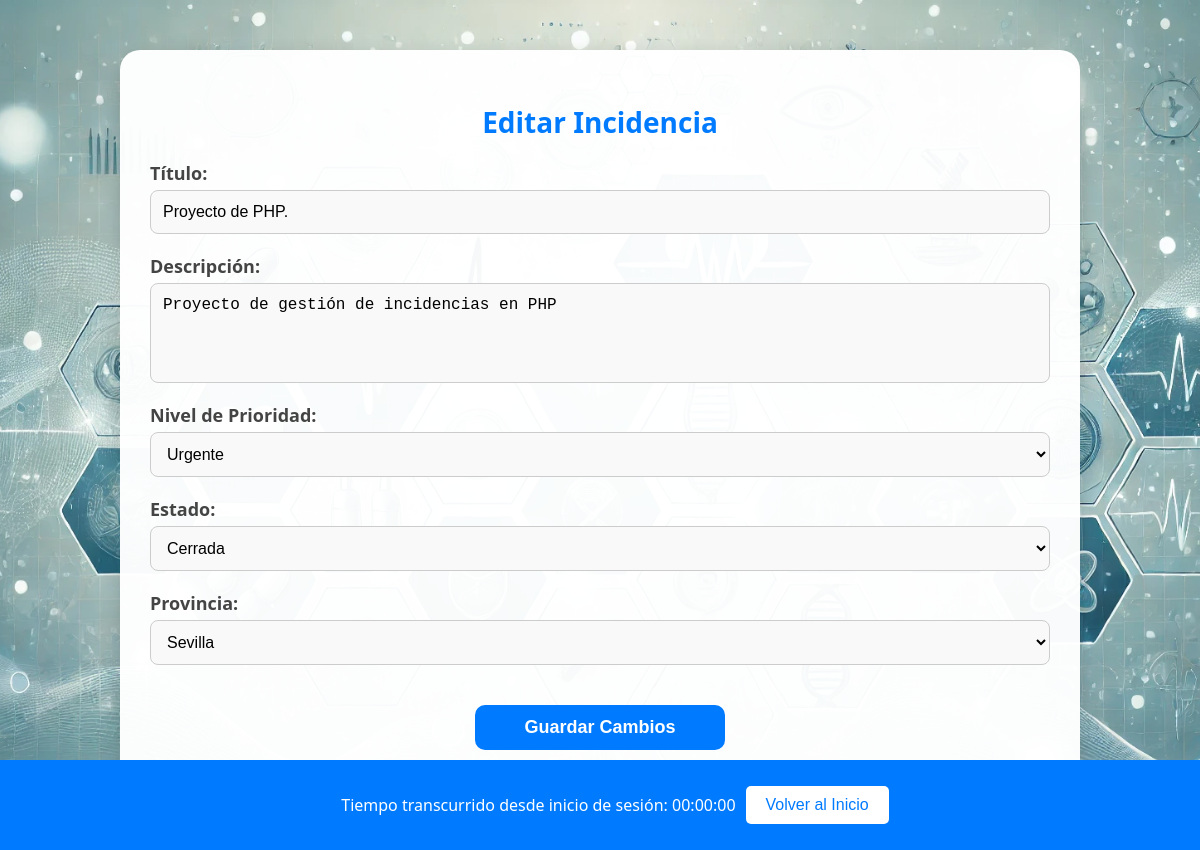
The page /Proyecto_limpiado/editar_incidencia.php?id=54 (signed in) on the database its author committed.
### tables this page shows
CREATE TABLE `INCIDENCIAS` (
  `ID_INCIDENCIA` int(5) NOT NULL,
  `TITULO` varchar(200) NOT NULL,
  `DESCRIPCION` text NOT NULL,
  `FECHA_CREACION` datetime NOT NULL DEFAULT current_timestamp(),
  `NIVEL_PRIORIDAD` enum('Baja','Media','Alta','Urgente') NOT NULL,
  `ESTADO` enum('Abierta','Cerrada') NOT NULL DEFAULT 'Abierta',
  `ID_PROVINCIA` int(5) NOT NULL,
  `ID` int(5) NOT NULL
);

CREATE TABLE `PROVINCIAS` (
  `ID_PROVINCIA` int(5) NOT NULL,
  `NOMBRE_PROVINCIA` varchar(100) NOT NULL
);

### Proyecto_limpiado/control.php (called while the page is built, shortened)
<?php
$tiempo_transcurrido = time() - $_SESSION['session_start_time'];
$horas = floor($tiempo_transcurrido / 3600);
$minutos = floor(($tiempo_transcurrido % 3600) / 60);
$segundos = $tiempo_transcurrido % 60;
?>

### Proyecto_limpiado/editar_incidencia.php (the view, shortened to what this page needs)
<?php
require 'db_connection.php';
require 'control.php';
$id_incidencia = (int) ($_POST['id'] ?? $_GET['id'] ?? 0);
$stmt = $conn->prepare("SELECT * FROM INCIDENCIAS WHERE ID_INCIDENCIA = ?");
$stmt->bind_param("i", $id_incidencia);
$stmt->execute();
$incidencia = $stmt->get_result()->fetch_assoc();
$provincias = [];
$stmt_provincias = $conn->prepare("SELECT ID_PROVINCIA, NOMBRE_PROVINCIA FROM PROVINCIAS ORDER BY NOMBRE_PROVINCIA");
$stmt_provincias->execute();
$result_provincias = $stmt_provincias->get_result();
while ($row = $result_provincias->fetch_assoc()) {
    $provincias[] = $row;
}
?>
<!DOCTYPE html>
<html lang="es">
<head>
    <link rel="stylesheet" href="incidencia.css">
    <link rel="stylesheet" href="https://cdnjs.cloudflare.com/ajax/libs/font-awesome/6.4.2/css/all.min.css">
</head>
<body>
    <div class="container">
        <h2>Editar Incidencia</h2>
        <form method="POST">
            <div class="form-group">
                <label for="titulo">Título:</label>
                <input type="text" name="titulo" id="titulo" value="<?= htmlspecialchars($incidencia['TITULO']) ?>" required>
            </div>
            <div class="form-group">
                <label for="descripcion">Descripción:</label>
                <textarea name="descripcion" id="descripcion" required><?= htmlspecialchars($incidencia['DESCRIPCION']) ?></textarea>
            </div>
            <div class="form-group">
                <label for="nivel_prioridad">Nivel de Prioridad:</label>
                <select name="nivel_prioridad" id="nivel_prioridad" required>
                    <option value="Urgente" <?= $incidencia['NIVEL_PRIORIDAD'] == 'Urgente' ? 'selected' : '' ?>>Urgente</option>
                </select>
            </div>
            <div class="form-group">
                <label for="estado">Estado:</label>
                <select name="estado" id="estado" required>
                    <option value="Cerrada" <?= $incidencia['ESTADO'] == 'Cerrada' ? 'selected' : '' ?>>Cerrada</option>
                </select>
            </div>
            <div class="form-group">
                <label for="id_provincia">Provincia:</label>
                <select name="id_provincia" id="id_provincia" required>
                    <?php foreach ($provincias as $provincia): ?>
                        <option value="<?= $provincia['ID_PROVINCIA'] ?>" <?= $incidencia['ID_PROVINCIA'] == $provincia['ID_PROVINCIA'] ? 'selected' : '' ?>>
                            <?= htmlspecialchars($provincia['NOMBRE_PROVINCIA']) ?>
                        </option>
                    <?php endforeach; ?>
                </select>
            </div>
            <button class="btn" type="submit" name="guardar_cambios">Guardar Cambios</button>
        </form>
    </div>
    <div class="fixed-bar">
        <span>Tiempo transcurrido desde inicio de sesión: <?php printf("%02d:%02d:%02d", $horas, $minutos, $segundos); ?></span>
        <button type="button" onclick="window.location.href='listar_incidencias_admin.php'">Volver al Inicio</button>
    </div>
</body>
</html>

### Proyecto_limpiado/incidencia.css (style rules this page uses)
body { margin: 0; padding: 0; font-family: 'Segoe UI', Tahoma, Geneva, Verdana, sans-serif; background: url('background.webp') no-repeat center center fixed; background-size: cover; color: #333; }
.container { width: 90%; max-width: 900px; margin: 50px auto; background: rgba(255, 255, 255, 0.97); padding: 30px; border-radius: 20px; box-shadow: 0px 8px 20px rgba(0, 0, 0, 0.2); text-align: center; }
h2 { color: #007BFF; font-size: 28px; font-weight: bold; margin-bottom: 20px; }
.form-group { display: flex; flex-direction: column; align-items: flex-start; margin-bottom: 20px; width: 100%; }
.form-group label { font-size: 18px; font-weight: bold; color: #444; margin-bottom: 5px; }
.form-group input, .form-group select, .form-group textarea { width: 100%; max-width: 100%; padding: 12px; border: 1px solid #ccc; border-radius: 8px; font-size: 16px; background: #f9f9f9; transition: border 0.3s ease-in-out; box-sizing: border-box; }
textarea { height: 100px; resize: none; }
.btn { width: 100%; max-width: 250px; margin: 20px auto; padding: 12px; background-color: #007BFF; color: white; font-size: 18px; font-weight: bold; border: none; border-radius: 10px; cursor: pointer; text-align: center; transition: background 0.3s, transform 0.2s; }
.fixed-bar { display: flex; justify-content: center; align-items: center; background: #007BFF; padding: 15px; position: fixed; bottom: 0; left: 0; width: 100%; height: 60px; gap: 10px; color: white; z-index: 1000; }
.fixed-bar button { background: white; color: #007BFF; border: none; padding: 10px 20px; cursor: pointer; font-size: 16px; border-radius: 5px; transition: background 0.3s ease; }

### rows shown on the page
incidencias: titulo "Proyecto de PHP.", descripcion "Proyecto de gestión de incidencias en PHP", nivel_prioridad "Urgente", estado "Cerrada", id_provincia "Sevilla"

### other values the page prints
$horas "00"
$minutos "00"
$segundos "00"
